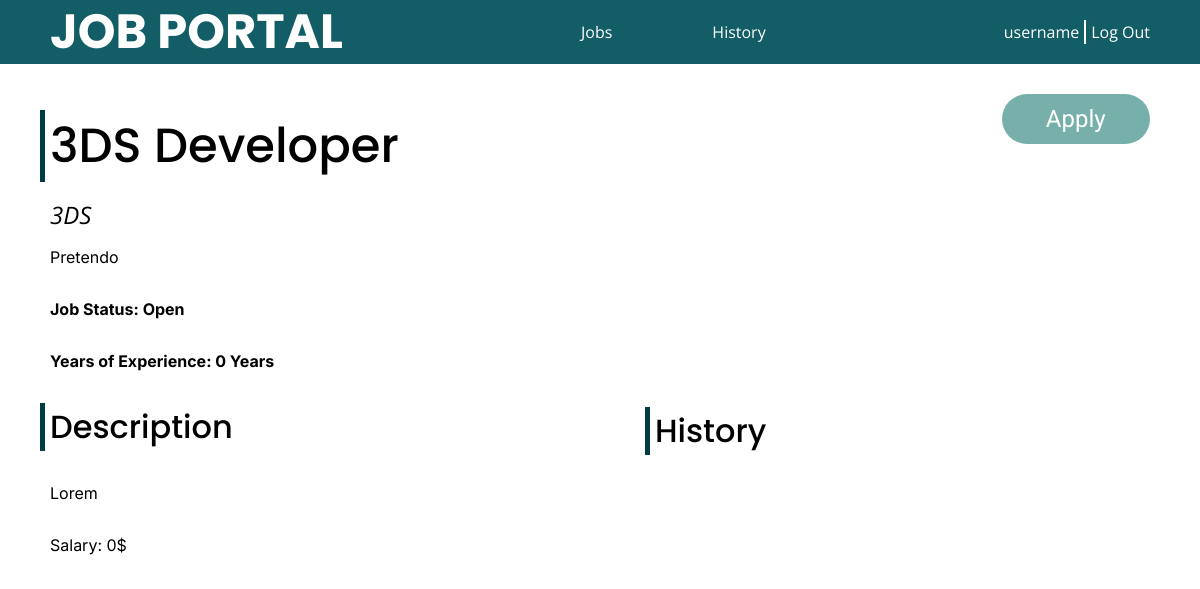
The app's page /jobs/details/3DS/ (signed in) with its own data.
### accounts/models.py (models this page shows)
class Account(AbstractUser):
    ACCOUNT_TYPES = (
        (0, 'user'),
        (1, 'coadmin'),
    )
    username = models.CharField(max_length=255, primary_key=True, help_text='Username has to be at minimum 8 characters.')
    password = models.CharField(max_length=255)
    account_type = models.IntegerField(choices=ACCOUNT_TYPES, default=0)
    email = models.EmailField()
    company = models.CharField(max_length=255, null=True, default=None, blank=True)

### jobs/models.py (models this page shows)
class Job(models.Model):
    id = models.CharField(max_length=10, primary_key=True)
    name = models.CharField(max_length=255)
    status = models.BooleanField(default=False)
    xp = models.PositiveIntegerField(default=0)
    des = models.TextField()
    salary = models.PositiveIntegerField(default=0)
    admin = models.CharField(max_length=255)
    company = models.CharField(max_length=255)

### jobs/views.py (the view)
# urls.py: path('jobs/details/<str:id>/', views.details, name='details'),
@login_required(login_url='/login/')
def details(request, id):
    try:
        jobobject = Job.objects.get(id=id)
    except Job.DoesNotExist:
        raise Http404("Job does not exist")
    template = loader.get_template('details.html')
    user = request.user
    prameters = {
        'job': jobobject,
        'username': user.username,
        'type': user.account_type,
        'company': user.company
    }
    return HttpResponse(template.render(prameters, request))

### jobs/templates/details.html (shortened to what this page needs)
<!DOCTYPE html>
<html lang="en">
<head>
        {% load static %}
        <link rel="stylesheet" href="{% static 'css/root.css' %}" />
        <link rel="stylesheet" href="{% static 'css/details.css' %}">
</head>
<body>
    {% if type %}
    <nav>
        <h2>JOB PORTAL</h2>
        <ul class="quick-links">
            <li><a href="/jobs/add/">Create</a></li>
            <li><a href="/joblist/">Job List</a></li>
            <li><a href="/jobs/applicants">Applicants</a></li>
        </ul>
        <div class="user">
            <a href="/home/" id="username">{{username}}</a>
            <div class="split"></div>
            <a href="/logout/" id='logout'>Log Out</a>
        </div>
    </nav>
    {% else %}
    <nav>
        <h2>JOB PORTAL</h2>
        <ul class="quick-links">
            <li><a href="/jobs/">Jobs</a></li>
            <li><a href="/history/">History</a></li>
        </ul>
        <div class="user">
            <a href="/home/" id='username'>{{username}}</a>
            <div class="split"></div>
            <a href="/logout/" id='logout'>Log Out</a>
        </div>
    </nav>
    {% endif %}
    <div class="container">
        <div class="inner-container">
            <div class="job">
                <h2 id="name">{{ job.name }}</h2>
                <span id="id">{{ job.id }}</span>
                <p id="company">{{ job.company }}</p>
                {% if job.status %}
                <p class="important" id="status">Job Status: Open </p>
                {% else %}
                <p class="important" id="status">Job Status: Closed </p>
                {% endif %}
                <p class="important" id="xp">Years of Experience: {{ job.xp }} Years</p>
                <h3>Description</h3>
                <p id="description">{{ job.des }}</p>
                <p id="salary">Salary: {{ job.salary }}$</p>
            </div>
            {% if type and job.company == company %}
            <div class="info">
                <div class="buttons">
                    <button id="delete">Delete</button>
                    <a href="/jobs/details/{{ job.id }}/edit">Edit</a>
                    <a href="/jobs/applicants/{{ job.id }}">View Apps</a>
                </div>
            </div>
            {% elif type == 0 %}
            <div class="info">
                {% if job.status %}
                <div class="buttons"><a href="apply">Apply</a></div>
                {% endif %}
                <div class="history" id="history">
                </div>
            </div>
            {% endif %}
        </div>
    </div>
</body>

### static/css/root.css (style rules this page uses)
:root { --main-color-dark: #003C43; --main-color-normal: #135d66; --main-color-light: #77b0aa; --main-color-vlight: #e3fef7; --main-color-alpha: #00000088; --border-radius-s: 8px; --border-radius-m: 12px; --border-radius-l: 16px; --border-radius-f: 2rem; --font-poppins: 'Poppins'; --font-inter: 'Inter'; --font-roboto: 'Roboto'; --font-open-sans: 'Open Sans'; --text-color-b: #000; --text-color-w: #fff; --text-color-g: #888; }
body { margin: 0; }
nav { position: fixed; display: flex; justify-content: space-between; top: 0; left: 0; right: 0; height: 64px; padding-inline: 50px; background-color: var(--main-color-normal); color: var(--text-color-w); z-index: 999; }
nav h2 { font-family: var(--font-poppins); font-weight: bold; margin: 0; padding: 0; height: 100%; font-size: 48px; display: flex; align-items: center; justify-content: center; }
nav .user { display: flex; gap: 5px; font-family: var(--font-open-sans); height: 100%; align-items: center; }
nav .user .split { background-color: var(--text-color-w); width: 2px; height: 24px; }
nav .quick-links { padding: 0; display: flex; gap: 100px; justify-content: center; align-items: center; }
nav .quick-links li { list-style: none; font-family: var(--font-open-sans); }
nav .quick-links li a { position: relative; }
nav .quick-links li a::after { content: ''; position: absolute; width: 0%; height: 1px; bottom: -5px; left: 0; background-color: var(--text-color-w); transition: all 250ms ease-in-out; }
a, button { color: inherit; font-family: inherit; text-decoration: none; }

### static/css/details.css (style rules this page uses)
.container { margin-top: calc(64px); padding-inline: 50px; }
.container h2 { font-size: 48px; font-family: var(--font-poppins); font-weight: 500; margin-block: 16px; position: relative; }
.container h3 { font-size: 32px; font-family: var(--font-poppins); font-weight: 500; margin-block: 16px; position: relative; }
.container h2::before, .container h3::before { content: ''; width: 5px; height: 100%; position: absolute; left: -10px; top: 0; background-color: var(--main-color-dark); }
.container .inner-container { display: flex; justify-content: space-between; padding-block: 30px; }
.container .inner-container .job { display: flex; width: 45%; flex-direction: column; justify-content: center; }
.container .inner-container .job p { font-family: var(--font-inter); }
.important { font-weight: 700; }
.container .inner-container .job span { display: block; font-family: var(--font-open-sans); font-style: italic; font-size: 24px; }
.container .inner-container .info { display: flex; flex-direction: column; justify-content: flex-start; width: 45%; gap: 10%; }
.container .inner-container .info .buttons { display: flex; justify-content: flex-end; width: 100%; gap: 10px; height: 40%; }
.container .inner-container .info .buttons a, .container .inner-container .info .buttons button { font-family: var(--font-roboto); font-size: 24px; height: 50px; width: 30%; color: var(--text-color-w); border-radius: var(--border-radius-f); background-color: var(--main-color-light); display: flex; justify-content: center; align-items: center; transition: all 250ms ease-in-out; border: 0; }
.container .inner-container .info .history { margin-top: 70px; display: flex; width: 100%; flex-direction: column; justify-content: center; gap: 16px; height: 40%; }

### records on screen
Account: username "username"
Job: name "3DS Developer", id "3DS", company "Pretendo", xp "0", des "Lorem", salary "0"
